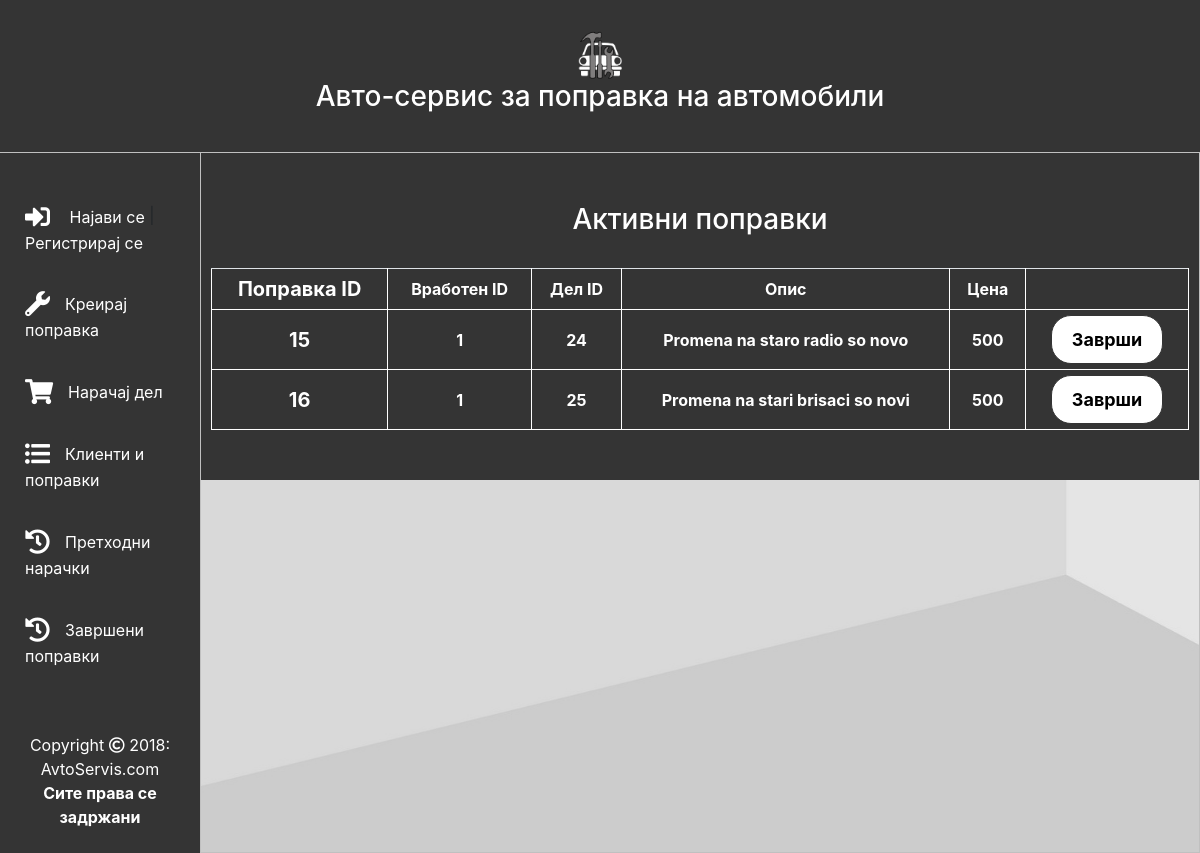
The page / on the database its author committed.
### tables this page shows
CREATE TABLE `popravka` (
  `PopravkaID` int(11) NOT NULL,
  `VrabotenID` int(11) NOT NULL,
  `Del_ID` int(11) NOT NULL,
  `Opis` varchar(255) NOT NULL,
  `Cena` varchar(255) NOT NULL,
  `Zavrsena` enum('0','1') NOT NULL
);

### index.php (the view, shortened to what this page needs)
<?php
	include 'php_includes/connect.php';
?>
<!DOCTYPE html>
<html>
<head>
	<link href="https://use.fontawesome.com/releases/v5.0.1/css/all.css" rel="stylesheet">
	<link href="https://stackpath.bootstrapcdn.com/bootstrap/4.1.0/css/bootstrap.min.css" rel="stylesheet">
	<link rel="stylesheet" type="text/css" href="assets/css/index.css">
</head>
<body>
<div class="container-fluid title">
	<div class="row">
		<div class="col-lg-12 col-md-12 col-sm-12 col-xs-12 centered">
			<img class="logo" src="assets/img/logo.png"><h3>Авто-сервис за поправка на автомобили</h3>
		</div>
	</div>
</div>
<div class="container-fluid">
	<div class="row">
		<?php include 'php_includes/sidebar.php' ?>
		<div class="col-lg-10 col-md-12 col-sm-12 form1 fade-div">
			<div class=" col-lg-12 col-md-12 col-sm-12 servis-tabela">
				<h3>Активни поправки</h3><br>
					<?php
					$sql = "SELECT PopravkaID, VrabotenID, Del_ID, Opis, Cena FROM popravka WHERE Zavrsena='0'";
					if ($query = mysqli_query($db, $sql)) {
						echo "<table class='tabela1 table'>";
						echo
						"
						<tr>
							<th>Поправка ID</th>
							<th>Вработен ID</th>
							<th>Дел ID</th>
							<th>Опис</th>
							<th>Цена</th>
							<th></th>
						</tr>
						";
						while ($row = mysqli_fetch_array($query, MYSQLI_ASSOC)) {
							$id = $row['PopravkaID'];
							echo "<tr>";
							foreach ($row as $key) {
								echo "<th>". $key ."</th>";
							}
							echo "<th>
									<form id='zavrsi-". $id ."'>
										<input type='hidden' name='zav_id' value='". $id ."'>
										<input type='button' name='submit' value='Заврши' id='".$id."' class='button zav-submit'>
									</form>
								</th>";
							echo "</tr>";
						}
						echo "</table>";
					}
					else {
						echo "querry error!";
					}
					?>
		    </div>
		</div>
	</div>
</div>
</body>
</html>

### assets/css/index.css (style rules this page uses)
body, html { margin: 0!important; padding: 0!important; overflow-x: hidden; user-select: none; background: url('../img/background.jpg') fixed; background-repeat: no-repeat; background-size: cover; }
.centered { margin: 0 auto!important; text-align: center!important; }
.title { background: #343434; color: white; padding: 30px 0px 30px 0px!important; }
.logo { width: 50px; height: 50px; display: inline; }
.form1 { padding-left: 0px!important; padding-right: 0px!important; border: 1px solid silver; }
.button { background-color: white; padding: 10px 20px 10px 20px; border: none; border-radius: 20px; font-weight: bold; font-size: 18px; transition: .3s; border: 1px solid #343434; }
.tabela1 { margin: 0 auto!important; }
.tabela1 tr th { padding: 10px 20px; vertical-align: middle!important; }
.tabela1, tr, th { border: 1px solid white; vertical-align: middle!important; }
.servis-tabela { background-color: rgba(52,52,52); color: white; text-align: center; padding: 50px 10px; margin: 0 auto; }
.servis-tabela table { margin: 0 auto; }
.servis-tabela table th { padding: 5px 10px; }
.servis-tabela table tr th:first-child { font-size: 20px; }

### rows shown on the page
popravka: PopravkaID "15", VrabotenID "1", Del_ID "24", Opis "Promena na staro radio so novo", Cena "500"
popravka: PopravkaID "16", VrabotenID "1", Del_ID "25", Opis "Promena na stari brisaci so novi", Cena "500"

### other values the page prints
$user "Најави се"
$logout "Регистрирај се"
